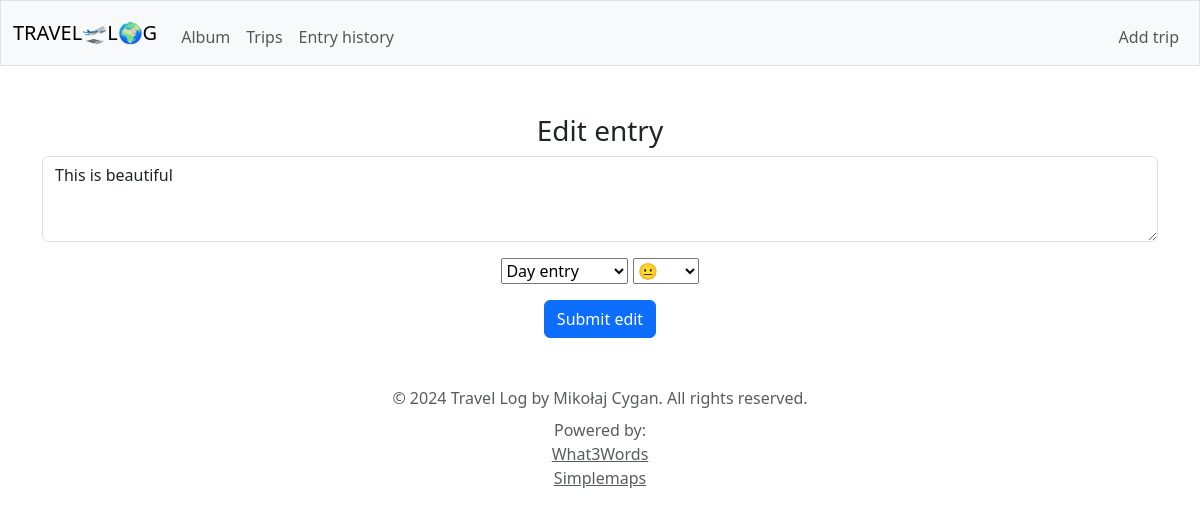
The app's page /edit-entry/2 with its own data.
### tables this page shows
CREATE TABLE entries (id INTEGER PRIMARY KEY, trip_id INTEGER, datetime DATETIME, type TEXT, mood INTEGER, text TEXT, last_edit DATETIME);

### app.py (the view)
@app.route("/edit-entry/<int:id>", methods=["GET", "POST"])
def edit_entry(id):
    entry = db.execute("SELECT * FROM entries WHERE id = ?", id)[0]
    if request.method == "POST":
        time_edited = datetime.now()
        type = request.form.get("type")
        mood = request.form.get("mood")
        text = request.form.get("text")
        db.execute("UPDATE entries SET type = ?, mood = ?, text = ?, last_edit = ? WHERE id = ?", type, mood, text, time_edited, id)
        return redirect(url_for("trip", id=entry['trip_id']))
    else:
        return render_template("edit_entry.html", id=entry['id'], entry=entry, emojis=emojis)

### templates/edit_entry.html (shortened to what this page needs)
{% extends "layout.html" %}
{% block main %}
    <h3>Edit entry</h3>
    <form action="/edit-entry/{{ entry['id'] }}" method="post">
        <div class="mb-3">
            <textarea autocomplete="off" autofocus class="form-control mx-auto col-md-6" id="auto-expanding-textarea" name="text" placeholder="Type text here..." rows="3">{{ entry['text'] }}</textarea>
        </div>
        <select name="type">
            <option value="day_entry" {% if entry['type'] == 'day_entry' %} selected {% endif %}>Day entry</option>
        </select>
        <select name="mood">
            <option value="3" {% if entry['mood'] == 3 %} selected {% endif %}>{{ emojis[3] }}</option>
        </select>
        <button class="btn btn-primary" type="submit">Submit edit</button>
    </form>
{% endblock %}

### records on screen
entries: text "This is beautiful", type "Day entry", mood "😐"
